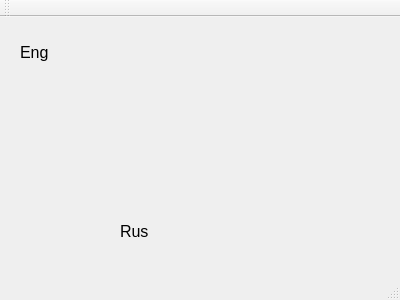
<?xml version="1.0" encoding="UTF-8"?>
<ui version="4.0">
 <class>MainWindow</class>
 <widget class="QMainWindow" name="MainWindow">
  <property name="geometry">
   <rect>
    <x>0</x>
    <y>0</y>
    <width>400</width>
    <height>300</height>
   </rect>
  </property>
  <property name="windowTitle">
   <string>Client</string>
  </property>
  <widget class="QWidget" name="centralWidget">
   <widget class="QLabel" name="EngText">
    <property name="geometry">
     <rect>
      <x>20</x>
      <y>20</y>
      <width>311</width>
      <height>31</height>
     </rect>
    </property>
    <property name="font">
     <font>
      <pointsize>12</pointsize>
     </font>
    </property>
    <property name="text">
     <string>Eng</string>
    </property>
   </widget>
   <widget class="QLabel" name="RusText">
    <property name="geometry">
     <rect>
      <x>120</x>
      <y>199</y>
      <width>251</width>
      <height>31</height>
     </rect>
    </property>
    <property name="palette">
     <palette>
      <active>
       <colorrole role="Text">
        <brush brushstyle="SolidPattern">
         <color alpha="255">
          <red>0</red>
          <green>0</green>
          <blue>0</blue>
         </color>
        </brush>
       </colorrole>
      </active>
      <inactive>
       <colorrole role="Text">
        <brush brushstyle="SolidPattern">
         <color alpha="255">
          <red>0</red>
          <green>0</green>
          <blue>0</blue>
         </color>
        </brush>
       </colorrole>
      </inactive>
      <disabled>
       <colorrole role="Text">
        <brush brushstyle="SolidPattern">
         <color alpha="255">
          <red>120</red>
          <green>120</green>
          <blue>120</blue>
         </color>
        </brush>
       </colorrole>
      </disabled>
     </palette>
    </property>
    <property name="font">
     <font>
      <pointsize>12</pointsize>
     </font>
    </property>
    <property name="text">
     <string>Rus</string>
    </property>
   </widget>
  </widget>
  <widget class="QMenuBar" name="menuBar">
   <property name="geometry">
    <rect>
     <x>0</x>
     <y>0</y>
     <width>400</width>
     <height>21</height>
    </rect>
   </property>
  </widget>
  <widget class="QToolBar" name="mainToolBar">
   <attribute name="toolBarArea">
    <enum>TopToolBarArea</enum>
   </attribute>
   <attribute name="toolBarBreak">
    <bool>false</bool>
   </attribute>
  </widget>
  <widget class="QStatusBar" name="statusBar"/>
 </widget>
 <layoutdefault spacing="6" margin="11"/>
 <resources/>
 <connections/>
</ui>
